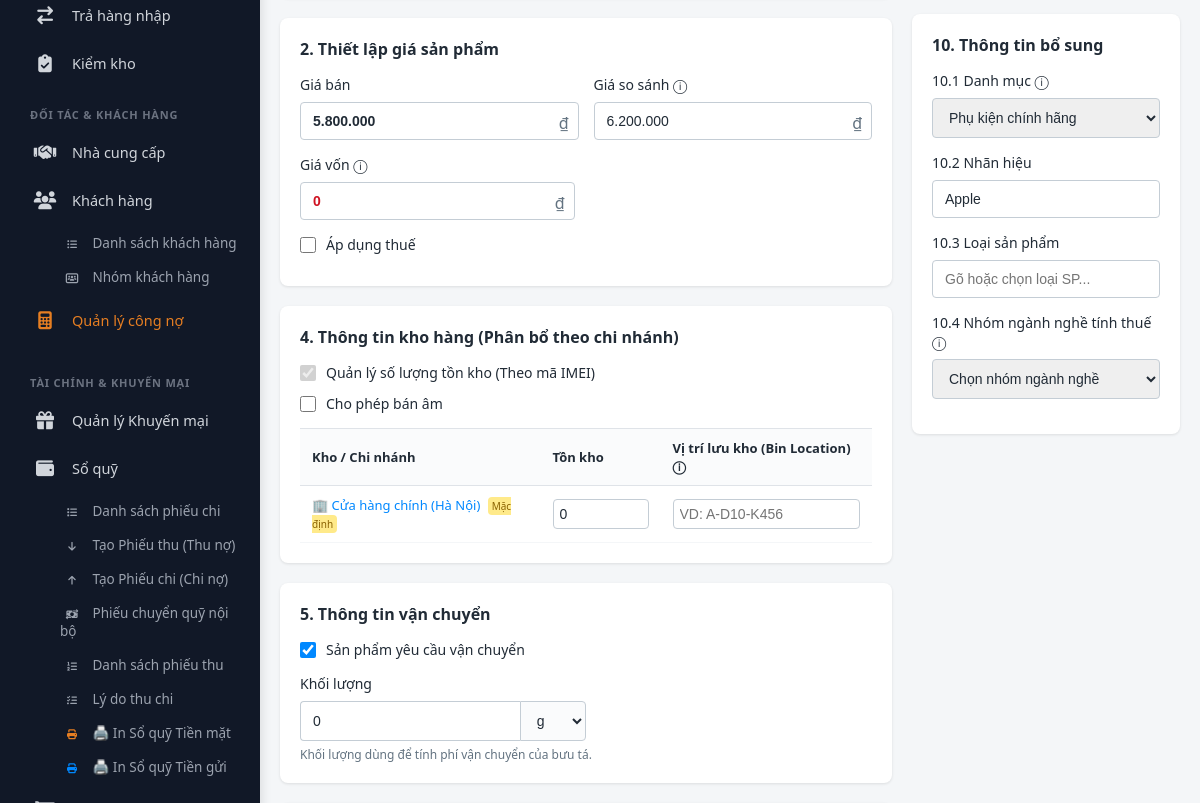
Before: /index.php?action=edit_product&id=11 (signed in, middle part) with the older database file.
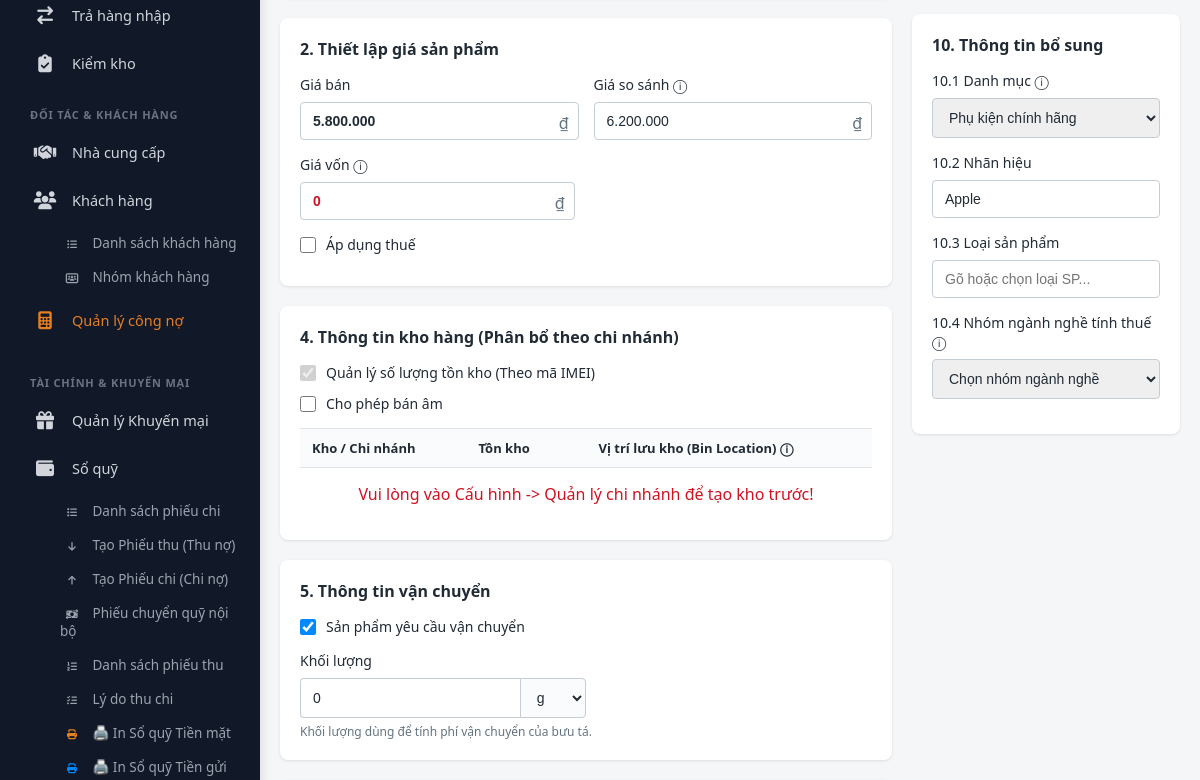
After: the same page with the newer database file.
### tables this page shows
CREATE TABLE `branches` (
  `id` int(11) NOT NULL,
  `branch_code` varchar(50) NOT NULL,
  `branch_name` varchar(255) NOT NULL,
  `phone` varchar(20) DEFAULT NULL,
  `email` varchar(100) DEFAULT NULL,
  `country` varchar(100) DEFAULT 'Vietnam',
  `province` varchar(100) NOT NULL,
  `district` varchar(100) DEFAULT NULL COMMENT 'Trống nếu dùng địa chỉ 2 cấp',
  `ward` varchar(100) NOT NULL,
  `address_detail` text NOT NULL,
  `is_new_address_format` tinyint(1) DEFAULT 0 COMMENT '0: 3 cấp, 1: 2 cấp',
  `has_inventory` tinyint(1) DEFAULT 1 COMMENT '1: Có quản lý kho, 0: Không',
  `is_default` tinyint(1) DEFAULT 0,
  `is_pickup_location` tinyint(1) DEFAULT 0,
  `routing_priority` int(11) DEFAULT 0,
  `status` enum('active','inactive','expired') DEFAULT 'active',
  `created_at` timestamp NOT NULL DEFAULT current_timestamp(),
  `updated_at` timestamp NOT NULL DEFAULT current_timestamp() ON UPDATE current_timestamp()
);

### app/controllers/ProductController.php (called while the page is built, shortened)
<?php
require_once __DIR__ . '/../models/ProductModel.php';
class ProductController
{
    public function edit()
    {
        $db = (new Database())->getConnection();
        $productModel = new ProductModel($db);
        $id = $_GET['id'] ?? 0;
        $product = $productModel->getProductById($id);
        require_once __DIR__ . '/../models/BranchModel.php';
        $branchModel = new BranchModel($db);
        $all_branches = $branchModel->getAllBranches();
        $branches_db = [];
        foreach ($all_branches as $b) {
            if ($b['status'] === 'Hoạt động' && $b['is_inventory'] == 1) {
                $branches_db[] = $b;
            }
        }
        require_once __DIR__ . '/../views/product/edit_form.php';
    }
}

### public/index.php (called while the page is built, shortened)
<?php
$app = new App();

### app/models/ProductModel.php (called while the page is built, shortened)
<?php
class ProductModel
{
    private $conn;
    private $table_name = "products";
    public function __construct($db)
    {
        $this->conn = $db;
    }
    public function getProductById($id)
    {
        $query = "SELECT * FROM " . $this->table_name . " WHERE id = :id LIMIT 1";
        $stmt = $this->conn->prepare($query);
        $stmt->bindParam(':id', $id);
        $stmt->execute();
        return $stmt->fetch(PDO::FETCH_ASSOC);
    }
}

### app/models/BranchModel.php (called while the page is built, shortened)
<?php
class BranchModel
{
    private $conn;
    public function __construct($db)
    {
        $this->conn = $db;
    }
    public function getAllBranches()
    {
        $stmt = $this->conn->prepare("SELECT * FROM branches ORDER BY id ASC");
        $stmt->execute();
        return $stmt->fetchAll(PDO::FETCH_ASSOC);
    }
}

### app/views/product/edit_form.php (the view, shortened to what the changed rows need)
<?php
require_once __DIR__ . '/../layout/header.php';
$product = $product ?? [];
?>
<form action="index.php?action=edit_product&id=<?php echo $product['id'] ?? ''; ?>" method="POST" enctype="multipart/form-data" id="productForm">
    <div class="sapo-grid">
        <div class="sapo-col-left">
            <div class="sapo-card">
                <table style="width: 100%; border-collapse: collapse; margin-top: 15px;">
                    <thead>
                        <tr style="background: #fafbfc; border-top: 1px solid #dfe3e8; border-bottom: 1px solid #dfe3e8;">
                            <th style="padding: 10px 12px; text-align: left; font-size: 13px; color: #212b36;">Kho / Chi nhánh</th>
                            <th style="padding: 10px 12px; text-align: left; font-size: 13px; color: #212b36; width: 120px;">Tồn kho</th>
                            <th style="padding: 10px 12px; text-align: left; font-size: 13px; color: #212b36;">Vị trí lưu kho (Bin Location) ⓘ</th>
                        </tr>
                    </thead>
                    <tbody>
                        <?php if (!empty($branches_db)): foreach ($branches_db as $b): ?>
                                <tr style="border-bottom: 1px solid #f4f6f8;">
                                    <td style="padding: 10px 12px; font-weight: 500; font-size: 13px; color: #0088ff;">
                                        🏢 <?php echo htmlspecialchars($b['branch_name']); ?>
                                        <?php if ($b['is_default']): ?><span style="font-size:10px; background:#ffea8a; color:#8a6100; padding:2px 4px; border-radius:4px; margin-left:4px;">Mặc định</span><?php endif; ?>
                                    </td>
                                    <td style="padding: 10px 12px;">
                                        <input type="number" name="branch_stock[<?php echo $b['id']; ?>]" class="form-control" value="0" style="padding: 6px;">
                                    </td>
                                    <td style="padding: 10px 12px;">
                                        <input type="text" name="branch_location[<?php echo $b['id']; ?>]" class="form-control" placeholder="VD: A-D10-K456" style="padding: 6px;">
                                    </td>
                                </tr>
                            <?php endforeach;
                        else: ?>
                            <tr>
                                <td colspan="3" style="padding: 15px; text-align: center; color: #cf1322;">Vui lòng vào Cấu hình -> Quản lý chi nhánh để tạo kho trước!</td>
                            </tr>
                        <?php endif; ?>
                    </tbody>
                </table>
            </div>
        </div>
    </div>
</form>
<?php require_once __DIR__ . '/../layout/footer.php'; ?>

Changed rows visible on the page:
no longer on this page (row edited): branches: branch_name "Cửa hàng chính (Hà Nội)", is_default "Mặc định", id "VD: A-D10-K456"
Other visible differences:
text now shown: "Vui lòng vào Cấu hình -> Quản lý chi nhánh để tạo kho trước!"
